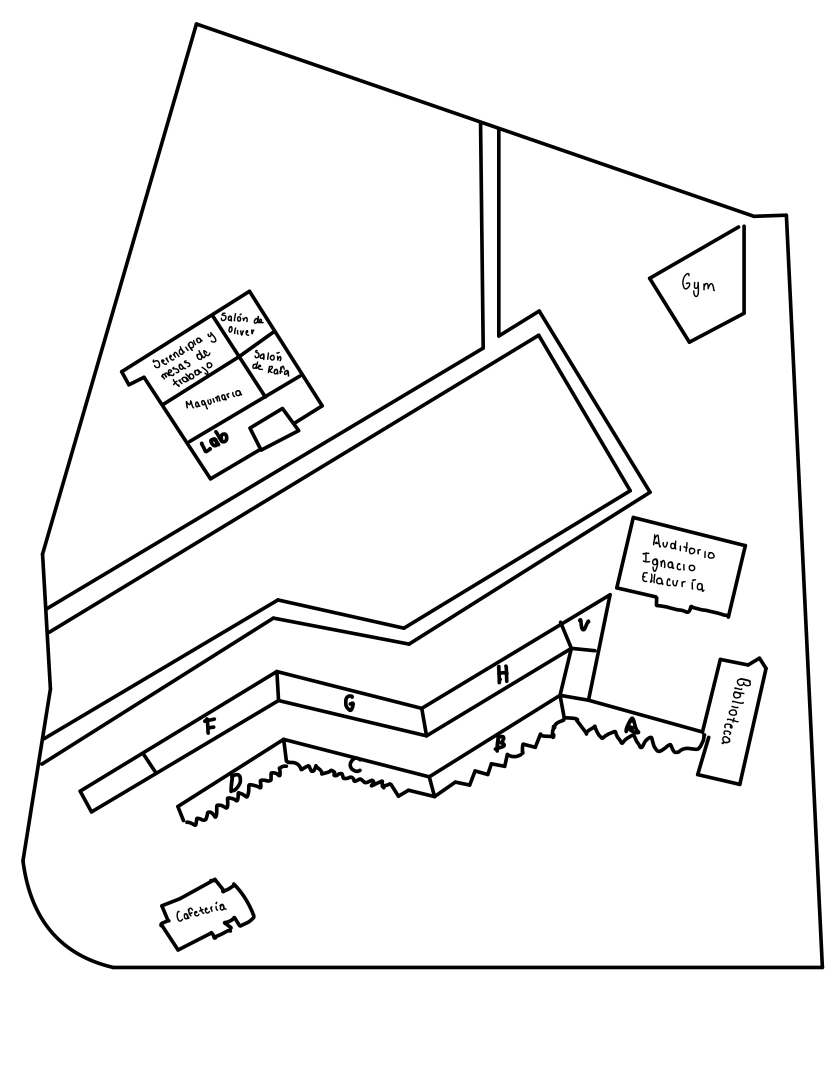
#> input picture mapaCampus.jpg, 1668 x 2154 px (shown at 1/2 size)
$ python grafoCampus.py
#> lines starting #> are read from the running program, lines starting #| are printed output that depends on the picture
import matplotlib.pyplot as plt
import matplotlib.image as mpimg
import networkx as nx

# Cargar imagen
img = mpimg.imread("mapaCampus.jpg")
#> img is the input picture: shape (2154, 1668, 3); min 0, max 255, mean 242

# Crear grafo
G = nx.Graph()

# Coordenadas
nodes = {
    "Serendipia y Mesas de trabajo": (364, 725),
    "Salón de Oliver": (483, 636),
    "Salón de Rafa": (560, 733),
    "Maquinaria": (412, 811),
    "Lab": (440, 885),
    "Gym": (1421, 577),
    "A": (1253, 1441),
    "B": (992, 1497),
    "C": (703, 1530),
    "D": (469, 1567),
    "F": (420, 1450),
    "G": (689, 1409),
    "H": (1008, 1340),
    "V": (1174, 1240),
    "Biblioteca": (1457, 1430),
    "Auditorio Ignacio Ellacuría": (1374, 1141),
    "Cafetería": (400, 1812),
}

# Agregar nodos
for name, (x, y) in nodes.items():
    G.add_node(name, pos=(x, y))

# Agregar conexiones
edges = [
    ("Serendipia y Mesas de trabajo", "Salón de Rafa"),
    ("Salón de Rafa", "Salón de Oliver"),
    ("Salón de Rafa", "Maquinaria"),
    ("Maquinaria", "Lab"),
    ("Salón de Rafa", "Gym"),
    ("Gym", "Auditorio Ignacio Ellacuría"),
    ("Biblioteca", "A"),
    ("Lab", "G"),
    ("A", "B"),
    ("B", "C"),
    ("C", "D"),
    ("D", "Cafetería"),
    ("D", "F"),
    ("F", "G"),
    ("G", "H"),
    ("H", "V"),
    ("V", "Auditorio Ignacio Ellacuría"),
    ("Auditorio Ignacio Ellacuría", "Biblioteca"),
    ("V", "Biblioteca")
]

G.add_edges_from(edges)

# Posiciones
pos = nx.get_node_attributes(G, 'pos')

# Dibujar imagen de fondo
fig, ax = plt.subplots(figsize=(10, 12))
ax.imshow(img, extent=[0, img.shape[1], img.shape[0], 0])

# Dibujar grafo
nx.draw(G, pos, with_labels=True, node_color='lightblue', node_size=900, font_size=7,
        edge_color='gray', ax=ax)

plt.title("Mapa del Campus con Grafo", fontsize=12)
plt.axis('off')
plt.tight_layout()
plt.show()
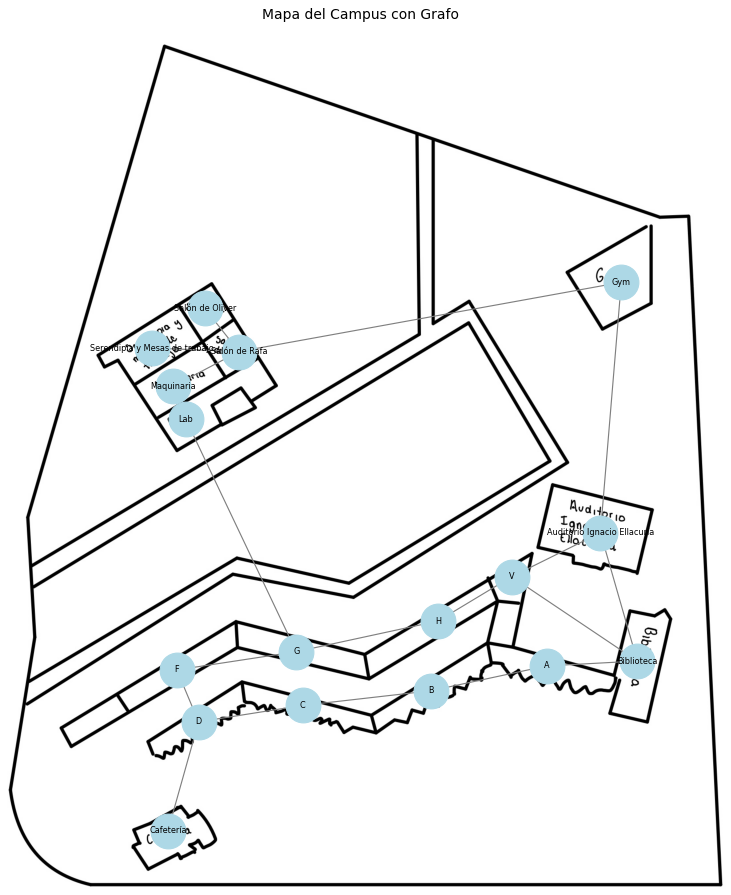
#> figure drawn by matplotlib, 1 panel

$ run again, with grafoCampus.png saved as mapaCampus.jpg
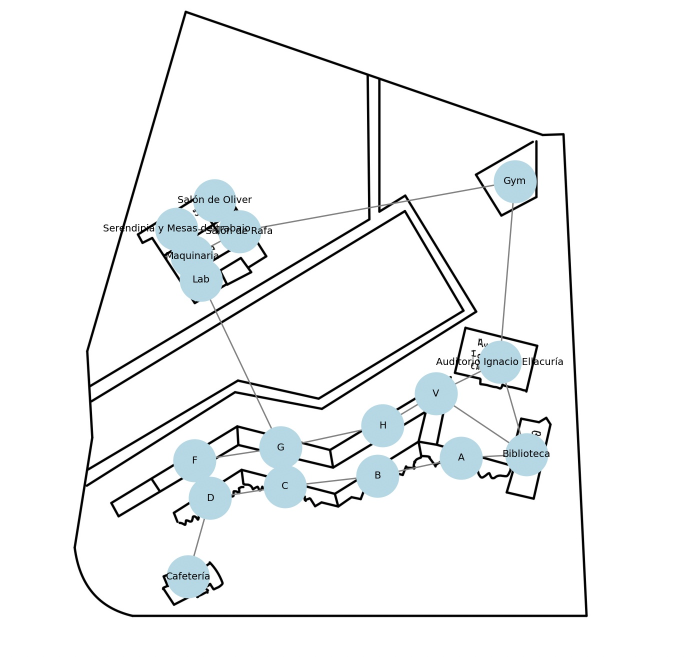
#> input picture grafoCampus.png, 1390 x 1316 px (shown at 1/2 size)
#> img is the input picture: shape (1316, 1390, 3); mean R, G, B 242.1, 243.8, 244.4
#> `plt.show()`:
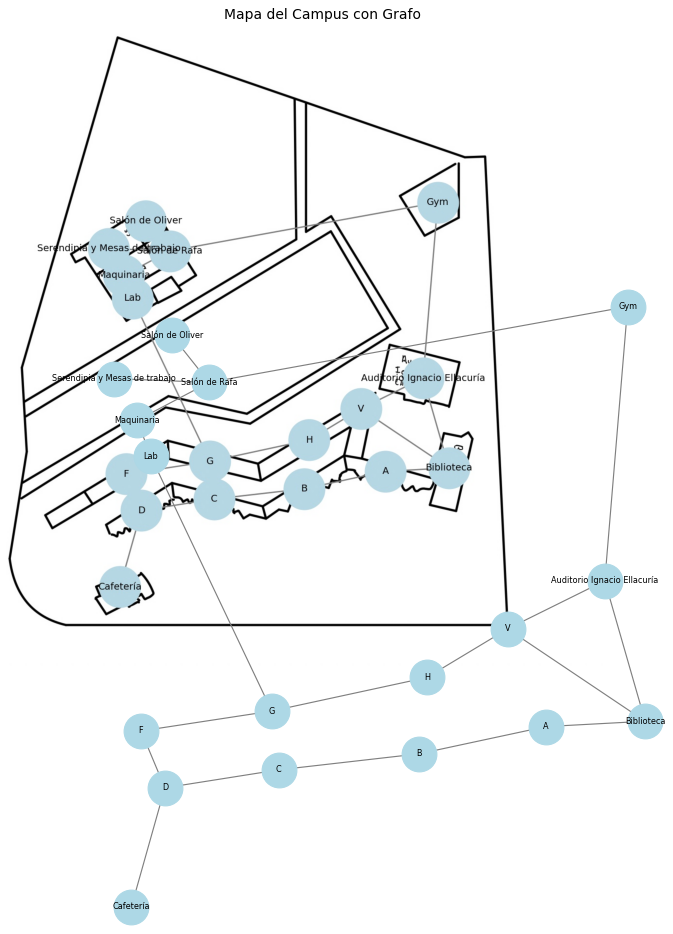
#> figure drawn by matplotlib, 1 panel

$ run again, with spottedImg.png saved as mapaCampus.jpg
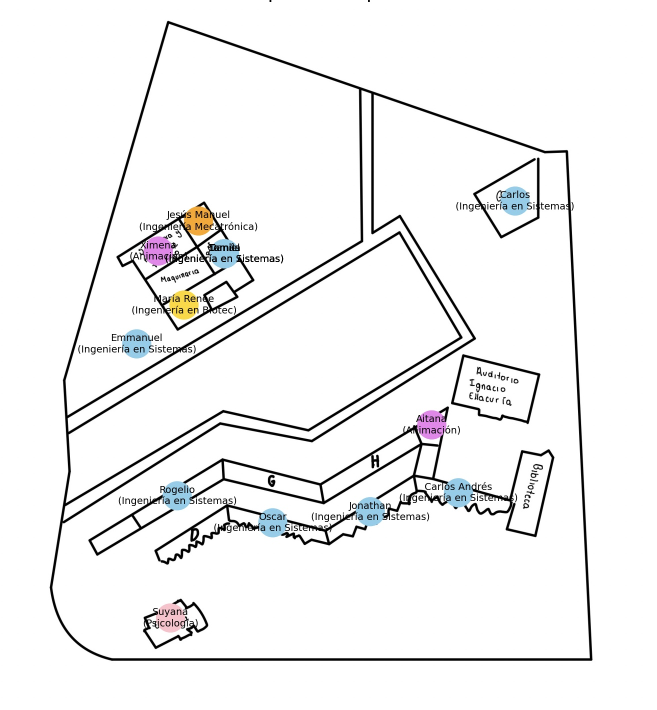
#> input picture spottedImg.png, 1314 x 1420 px (shown at 1/2 size)
#> img is the input picture: shape (1420, 1314, 3); mean R, G, B 241.6, 241.6, 241.8
#> `plt.show()`:
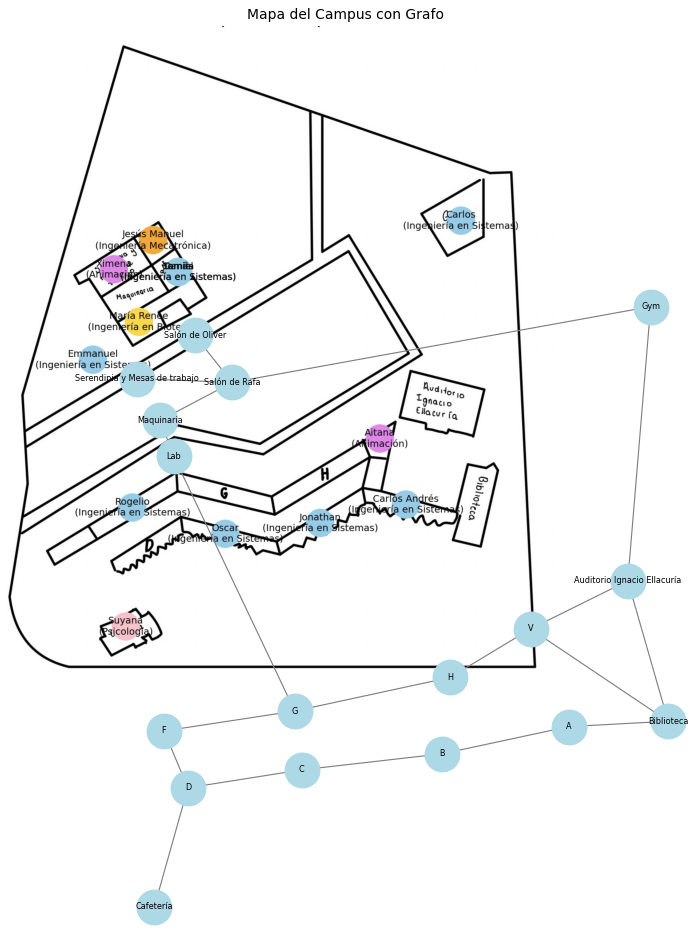
#> figure drawn by matplotlib, 1 panel
